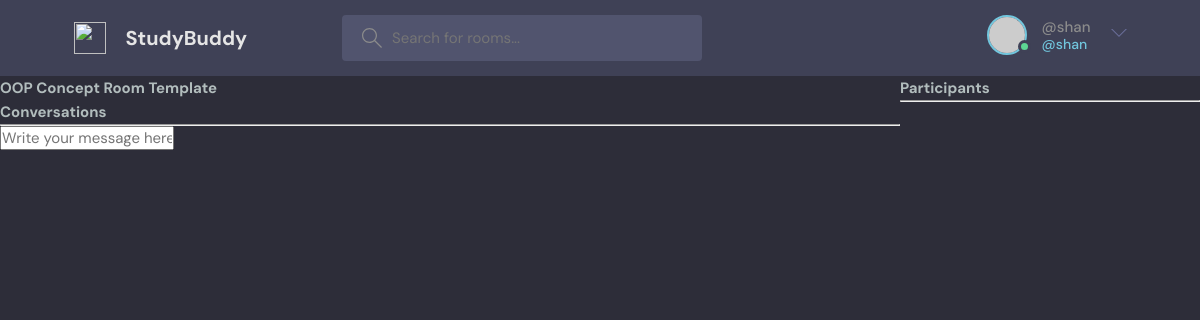
/room/15/ (signed in), run on an earlier commit of the app's database.
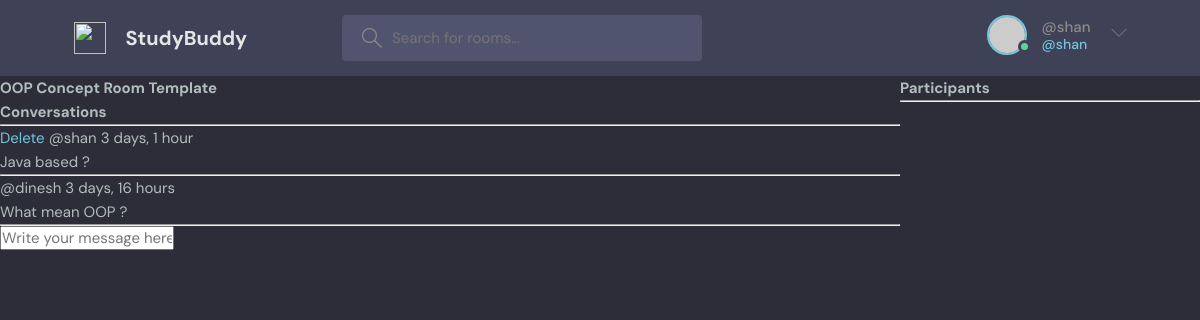
And on a later commit of the database.
### base/models.py (models this page shows, shortened)
class Message(models.Model):
    user = models.ForeignKey(User, on_delete=models.CASCADE)
    room = models.ForeignKey(Room, on_delete=models.CASCADE)
    body = models.TextField()
    updated = models.DateTimeField(auto_now=True)
    created = models.DateTimeField(auto_now_add=True)
    class Meta:
        ordering = ['-updated','-created']

### base/views.py (the view, shortened to what this page needs)
# urls.py: path('room/<str:pk>/', views.room, name="room"),
def room(request, pk):
    room = Room.objects.get(id=pk)
    room_messages = room.message_set.all().order_by('-created')
    participants = room.participants.all()
    context = {'room': room, 'room_messages': room_messages, 'participants':participants}
    return render(request, 'base/room.html', context)

### base/templates/base/room.html (shortened to what this page needs)
{% extends 'main.html' %}
    {% block content %}
<div class="room-container">
    <div>
        <h1>{{room.name}} Room Template </h1>
        <div class="comment-wrapper">
            <h3> Conversations </h3>
            <hr>
            {% for message in room_messages %}
            <div>
                {% if request.user == message.user %}
                <a href="{% url 'delete-message' message.id %}"> Delete </a>
                {% endif %}
                <small>@{{message.user}}  {{message.created|timesince}} </small>
                <p>{{message.body}} </p>
                <hr>
            </div>
            {% endfor %}
        </div>
            {% if request.user.is_authenticated %}
            <div class="comment-form">
                <form method="POST" action="">
                    <input type="text" name="body" placeholder="Write your message here..." />
            </div>
            {% endif %}
    </div>
            <div>
                    <h3> Participants </h3>
                    <hr>
            </div>
</div>
{% endblock content %}

What changed in the data, as far as the page shows it:
added Message: shows "Delete", user "shan", created "3 days, 1 hour", body "Java based ?"
added Message: user "dinesh", created "3 days, 16 hours", body "What mean OOP ?"
